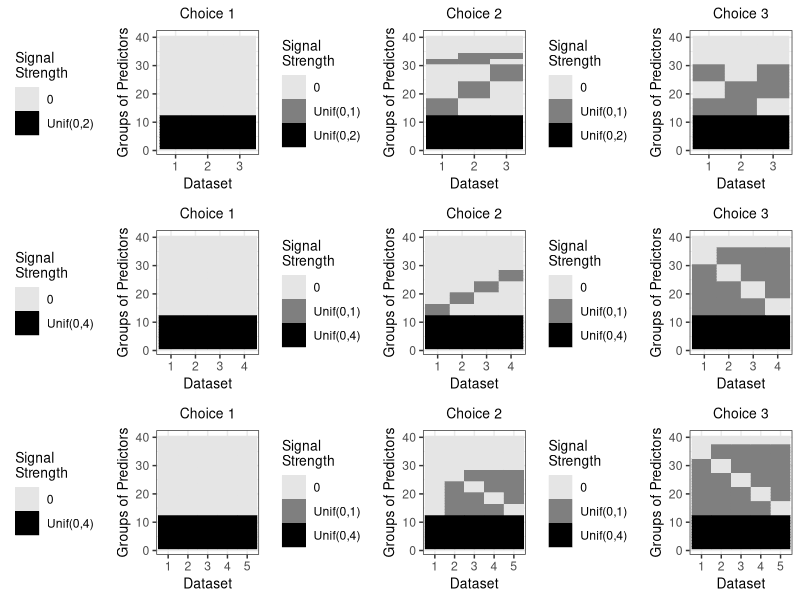

R code for this plot:
library(dplyr)
library(tidyr)
library(stringr)
library(ggplot2)
library(gridExtra)
setwd("~/Library/CloudStorage/OneDrive-UniversityofNebraskaMedicalCenter/OneDrive - University of Nebraska Medical Center 2/group R_new_20231003/plot_design/")
plot.design31 <- function(beta, title) {
  df <- as_tibble(beta) %>%
    mutate(Variable = 1:nrow(beta)) %>%
    gather(V1, V2, V3, key = "Dataset", value = "Effect") %>%
    mutate(Dataset = str_replace(Dataset, "V", ""))
  
  pp <- df %>%
    mutate(Effect = as.factor(Effect)) %>%
    ggplot(aes(x = Dataset, y = Variable, fill = Effect, color = Effect)) +
    geom_tile() +
    scale_fill_manual(values = c("gray90", "black","gray50"), labels = c("0", "Unif(0,2)","Unif(0,1)")) +
    scale_color_manual(values = c("gray90","black","gray50"), labels = c("0", "Unif(0,2)","Unif(0,1)")) +
    labs(x = "Dataset", y = "Groups of Predictors",color = "Signal\nStrength", fill = "Signal\nStrength") +
    theme_bw() +
    theme(
      legend.position = "left",
      plot.title = element_text(size = 10,hjust = 0.5,vjust=1),
      axis.title.x = element_text(size = 10),
      axis.title.y = element_text(size = 10),
      strip.text.x = element_text(size = 10),
      strip.text.y = element_text(size = 10),
      legend.title = element_text(size = 10)
    ) +
    ggtitle(title)
  return(pp)
  #pp %>% ggsave(file = filename, width = 3, height = 2.25, units = "in")
}

plot.design32 <- function(beta, title) {
  df <- as_tibble(beta) %>%
    mutate(Variable = 1:nrow(beta)) %>%
    gather(V1, V2, V3, key = "Dataset", value = "Effect") %>%
    mutate(Dataset = str_replace(Dataset, "V", ""))
  
  pp <- df %>%
    mutate(Effect = as.factor(Effect)) %>%
    ggplot(aes(x = Dataset, y = Variable, fill = Effect, color = Effect)) +
    geom_tile() +
    scale_fill_manual(values = c("gray90", "gray50", "black"), labels = c("0", "Unif(0,1)","Unif(0,2)")) +
    scale_color_manual(values = c("gray90","gray50","black"), labels = c("0", "Unif(0,1)","Unif(0,2)")) +
    labs(x = "Dataset", y = "Groups of Predictors",color = "Signal\nStrength", fill = "Signal\nStrength") +
    theme_bw() +
    theme(
      legend.position = "left",
      plot.title = element_text(size = 10,hjust = 0.5,vjust=1),
      axis.title.x = element_text(size = 10),
      axis.title.y = element_text(size = 10),
      strip.text.x = element_text(size = 10),
      strip.text.y = element_text(size = 10),
      legend.title = element_text(size = 10)
    ) +
    ggtitle(title)
  
 # pp %>% ggsave(file = filename, width = 3, height = 2.25, units = "in")
  return(pp)
}

plot.design41 <- function(beta, title) {
  df <- as_tibble(beta) %>%
    mutate(Variable = 1:nrow(beta)) %>%
    gather(V1, V2, V3, V4, key = "Dataset", value = "Effect") %>%
    mutate(Dataset = str_replace(Dataset, "V", ""))
  
  pp <- df %>%
    mutate(Effect = as.factor(Effect)) %>%
    ggplot(aes(x = Dataset, y = Variable, fill = Effect, color = Effect)) +
    geom_tile() +
    scale_fill_manual(values = c("gray90","black","gray50"), labels = c("0", "Unif(0,4)", "Unif(0,1)")) +
    scale_color_manual(values = c("gray90","black","gray50"), labels = c("0", "Unif(0,4)", "Unif(0,1)")) +
    labs(x = "Dataset", y = "Groups of Predictors",color = "Signal\nStrength", fill = "Signal\nStrength") +
    theme_bw() +
    theme(
      legend.position = "left",
      plot.title = element_text(size = 10,hjust = 0.5,vjust=1),
      axis.title.x = element_text(size = 10),
      axis.title.y = element_text(size = 10),
      strip.text.x = element_text(size = 10),
      strip.text.y = element_text(size = 10),
      legend.title = element_text(size = 10)
    ) +
    ggtitle(title)
  
  #pp %>% ggsave(file = filename, width = 3, height = 2.25, units = "in")
  return(pp)
}


plot.design42 <- function(beta, title) {
  df <- as_tibble(beta) %>%
    mutate(Variable = 1:nrow(beta)) %>%
    gather(V1, V2, V3, V4, key = "Dataset", value = "Effect") %>%
    mutate(Dataset = str_replace(Dataset, "V", ""))
  
  pp <- df %>%
    mutate(Effect = as.factor(Effect)) %>%
    ggplot(aes(x = Dataset, y = Variable, fill = Effect, color = Effect)) +
    geom_tile() +
    scale_fill_manual(values = c("gray90","gray50","black"), labels = c("0", "Unif(0,1)", "Unif(0,4)")) +
    scale_color_manual(values = c("gray90","gray50","black"), labels = c("0", "Unif(0,1)", "Unif(0,4)")) +
    labs(x = "Dataset", y = "Groups of Predictors",color = "Signal\nStrength", fill = "Signal\nStrength") +
    theme_bw() +
    theme(
      legend.position = "left",
      plot.title = element_text(size = 10,hjust = 0.5,vjust=1),
      axis.title.x = element_text(size = 10),
      axis.title.y = element_text(size = 10),
      strip.text.x = element_text(size = 10),
      strip.text.y = element_text(size = 10),
      legend.title = element_text(size = 10)
    ) +
    ggtitle(title)
  
 # pp %>% ggsave(file = filename, width = 3, height = 2.25, units = "in")
  return(pp)
}


plot.design51 <- function(beta, title) {
  df <- as_tibble(beta) %>%
    mutate(Variable = 1:nrow(beta)) %>%
    gather(V1, V2, V3, V4, V5, key = "Dataset", value = "Effect") %>%
    mutate(Dataset = str_replace(Dataset, "V", ""))
  
  pp <- df %>%
    mutate(Effect = as.factor(Effect)) %>%
    ggplot(aes(x = Dataset, y = Variable, fill = Effect, color = Effect)) +
    geom_tile() +
    scale_fill_manual(values = c("gray90","black","gray50"), labels = c("0", "Unif(0,4)", "Unif(0,1)")) +
    scale_color_manual(values = c("gray90","black","gray50"), labels = c("0", "Unif(0,4)", "Unif(0,1)")) +
    labs(x = "Dataset", y = "Groups of Predictors",color = "Signal\nStrength", fill = "Signal\nStrength") +
    theme_bw() +
    theme(
      legend.position = "left",
      plot.title = element_text(size = 10,hjust = 0.5,vjust=1),
      axis.title.x = element_text(size = 10),
      axis.title.y = element_text(size = 10),
      strip.text.x = element_text(size = 10),
      strip.text.y = element_text(size = 10),
      legend.title = element_text(size = 10)
    ) +
    ggtitle(title)
  
 # pp %>% ggsave(file = filename, width = 3, height = 2.25, units = "in")
  return(pp)
}

plot.design52 <- function(beta, title) {
  df <- as_tibble(beta) %>%
    mutate(Variable = 1:nrow(beta)) %>%
    gather(V1, V2, V3, V4, V5, key = "Dataset", value = "Effect") %>%
    mutate(Dataset = str_replace(Dataset, "V", ""))
  
  pp <- df %>%
    mutate(Effect = as.factor(Effect)) %>%
    ggplot(aes(x = Dataset, y = Variable, fill = Effect, color = Effect)) +
    geom_tile() +
    scale_fill_manual(values = c("gray90", "gray50","black"), labels = c("0", "Unif(0,1)", "Unif(0,4)")) +
    scale_color_manual(values = c("gray90","gray50","black"), labels = c("0", "Unif(0,1)", "Unif(0,4)")) +
    labs(x = "Dataset", y = "Groups of Predictors",color = "Signal\nStrength", fill = "Signal\nStrength") +
    theme_bw() +
    theme(
      legend.position = "left",
      plot.title = element_text(size = 10,hjust = 0.5,vjust=1),
      axis.title.x = element_text(size = 10),
      axis.title.y = element_text(size = 10),
      strip.text.x = element_text(size = 10),
      strip.text.y = element_text(size = 10),
      legend.title = element_text(size = 10)
    ) +
    ggtitle(title)
  
 # pp %>% ggsave(file = filename, width = 3, height = 2.25, units = "in")
  return(pp)
}


################ K=3 #############################
plot1 <- plot.design31(beta = matrix(c(rep(c(1, 1, 1), 12), rep(c(0, 0, 0), 28)), nrow = 40, byrow = TRUE), title = "Choice 1")
plot2 <- plot.design32(beta = matrix(c(rep(c(1, 1, 1), 12), rep(c(0.5, 0, 0), 6), rep(c(0, 0.5, 0), 6), rep(c(0, 0, 0.5), 6), rep(c(0.5, 0.5, 0), 2), rep(c(0, 0.5, 0.5), 2), rep(c(0, 0, 0), 6)), nrow = 40, byrow = TRUE), title = "Choice 2")
plot3 <- plot.design32(beta = matrix(c(rep(c(1, 1, 1), 12), rep(c(0.5, 0.5, 0), 6), rep(c(0, 0.5, 0.5), 6), rep(c(0.5, 0, 0.5), 6), rep(c(0, 0, 0), 10)), nrow = 40, byrow = TRUE), title = "Choice 3")

################ K=4 #############################
plot4 <- plot.design41(beta = matrix(c(rep(c(1, 1, 1, 1), 12),
                            rep(c(0, 0, 0, 0), 28)),
                          nrow = 40, byrow = TRUE),
            title = "Choice 1")

plot5 <- plot.design42(beta = matrix(c(rep(c(1, 1, 1, 1), 12),
                             rep(c(0.5, 0, 0, 0), 4),
                             rep(c(0, 0.5, 0, 0), 4), 
                             rep(c(0, 0, 0.5, 0), 4),
                             rep(c(0, 0, 0, 0.5), 4),
                             rep(c(0, 0, 0, 0), 12)),
                           nrow = 40, byrow = TRUE),
             title = "Choice 2")

plot6 <- plot.design42(beta = matrix(c(rep(c(1, 1, 1, 1), 12),
                             rep(c(0.5, 0.5, 0.5, 0), 6),
                             rep(c(0.5, 0.5, 0, 0.5), 6),
                             rep(c(0.5, 0, 0.5, 0.5), 6),
                             rep(c(0, 0.5, 0.5, 0.5), 6),
                             rep(c(0, 0, 0, 0), 4)),
                           nrow = 40, byrow = TRUE),
             title = "Choice 3")

plot7 <- plot.design51(beta = matrix(c(rep(c(1, 1, 1, 1, 1), 12),
                            rep(c(0, 0, 0, 0, 0), 28)),
                          nrow = 40, byrow = TRUE),
            title = "Choice 1")

plot8 <- plot.design52(beta = matrix(c(rep(c(1, 1, 1, 1, 1), 12),
                             rep(c(0, 0.5, 0.5, 0.5, 0), 4),
                             rep(c(0, 0.5, 0.5, 0, 0.5), 4), 
                             rep(c(0, 0.5, 0, 0.5, 0.5), 4),
                             rep(c(0, 0, 0.5, 0.5, 0.5), 4),
                             rep(c(0, 0, 0, 0, 0), 12)),
                           nrow = 40, byrow = TRUE),
             title = "Choice 2")

plot9 <- plot.design52(beta = matrix(c(rep(c(1, 1, 1, 1, 1), 12),
                             rep(c(0.5, 0.5, 0.5, 0.5, 0), 5),
                             rep(c(0.5, 0.5, 0.5, 0, 0.5), 5),
                             rep(c(0.5, 0.5, 0, 0.5, 0.5), 5),
                             rep(c(0.5, 0, 0.5, 0.5, 0.5), 5),
                             rep(c(0, 0.5, 0.5, 0.5, 0.5), 5),
                             rep(c(0, 0, 0, 0, 0), 3)),
                           nrow = 40, byrow = TRUE),
             title = "Choice 3")

combined_plot <- grid.arrange(plot1, plot2, plot3, plot4,plot5,plot6,plot7,plot8,plot9,ncol = 3,nrow=3)


tiff("Figure4.tif", width = 15, height = 9, units = 'in', res = 300)
print(combined_plot)
dev.off()